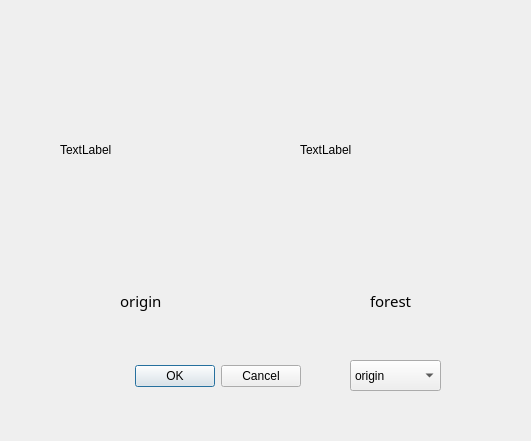
<?xml version="1.0" encoding="UTF-8"?>
<ui version="4.0">
 <class>background</class>
 <widget class="QDialog" name="background">
  <property name="geometry">
   <rect>
    <x>0</x>
    <y>0</y>
    <width>531</width>
    <height>441</height>
   </rect>
  </property>
  <property name="windowTitle">
   <string>Dialog</string>
  </property>
  <widget class="QDialogButtonBox" name="buttonBox">
   <property name="geometry">
    <rect>
     <x>-40</x>
     <y>360</y>
     <width>341</width>
     <height>32</height>
    </rect>
   </property>
   <property name="orientation">
    <enum>Qt::Horizontal</enum>
   </property>
   <property name="standardButtons">
    <set>QDialogButtonBox::Cancel|QDialogButtonBox::Ok</set>
   </property>
  </widget>
  <widget class="QComboBox" name="comboBox">
   <property name="geometry">
    <rect>
     <x>350</x>
     <y>360</y>
     <width>91</width>
     <height>31</height>
    </rect>
   </property>
   <item>
    <property name="text">
     <string>origin</string>
    </property>
   </item>
   <item>
    <property name="text">
     <string>forest</string>
    </property>
   </item>
  </widget>
  <widget class="QLabel" name="label">
   <property name="geometry">
    <rect>
     <x>60</x>
     <y>40</y>
     <width>181</width>
     <height>220</height>
    </rect>
   </property>
   <property name="frameShape">
    <enum>QFrame::NoFrame</enum>
   </property>
   <property name="text">
    <string>TextLabel</string>
   </property>
  </widget>
  <widget class="QLabel" name="label_2">
   <property name="geometry">
    <rect>
     <x>120</x>
     <y>280</y>
     <width>71</width>
     <height>41</height>
    </rect>
   </property>
   <property name="font">
    <font>
     <family>Adobe Heiti Std</family>
     <pointsize>11</pointsize>
    </font>
   </property>
   <property name="text">
    <string>origin</string>
   </property>
  </widget>
  <widget class="QLabel" name="label_3">
   <property name="geometry">
    <rect>
     <x>300</x>
     <y>40</y>
     <width>181</width>
     <height>220</height>
    </rect>
   </property>
   <property name="frameShape">
    <enum>QFrame::NoFrame</enum>
   </property>
   <property name="text">
    <string>TextLabel</string>
   </property>
  </widget>
  <widget class="QLabel" name="label_4">
   <property name="geometry">
    <rect>
     <x>370</x>
     <y>280</y>
     <width>71</width>
     <height>41</height>
    </rect>
   </property>
   <property name="font">
    <font>
     <family>Adobe Heiti Std</family>
     <pointsize>11</pointsize>
    </font>
   </property>
   <property name="text">
    <string>forest</string>
   </property>
  </widget>
 </widget>
 <resources/>
 <connections>
  <connection>
   <sender>buttonBox</sender>
   <signal>accepted()</signal>
   <receiver>background</receiver>
   <slot>accept()</slot>
   <hints>
    <hint type="sourcelabel">
     <x>248</x>
     <y>254</y>
    </hint>
    <hint type="destinationlabel">
     <x>157</x>
     <y>274</y>
    </hint>
   </hints>
  </connection>
  <connection>
   <sender>buttonBox</sender>
   <signal>rejected()</signal>
   <receiver>background</receiver>
   <slot>reject()</slot>
   <hints>
    <hint type="sourcelabel">
     <x>316</x>
     <y>260</y>
    </hint>
    <hint type="destinationlabel">
     <x>286</x>
     <y>274</y>
    </hint>
   </hints>
  </connection>
 </connections>
</ui>
